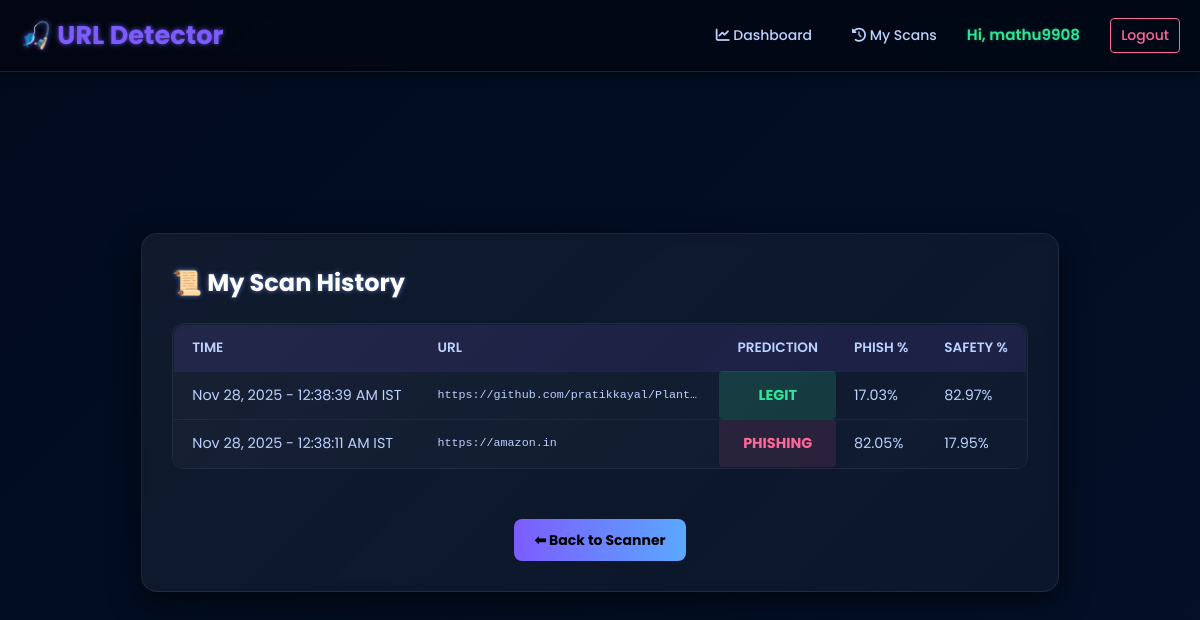
The app's page /history (signed in) with its own data.
### src/models.py (models this page shows, shortened)
class User(Base):
    __tablename__ = 'users'
    id = Column(Integer, primary_key=True)
    username = Column(String(64), unique=True, nullable=False)
    email = Column(String(120), unique=True, nullable=False)
    password_hash = Column(String(128))
    is_admin = Column(Boolean, default=False)
    reset_otp = Column(String(6), nullable=True, default=None)
    otp_expiry = Column(DateTime, nullable=True, default=None)
    logs = relationship("URLLog", back_populates="user")

class URLLog(Base):
    __tablename__ = 'url_logs'
    id = Column(Integer, primary_key=True)
    user_id = Column(Integer, ForeignKey('users.id'), nullable=True)
    url = Column(String(512), nullable=False)
    timestamp = Column(DateTime, default=lambda: datetime.now(timezone.utc))
    prediction = Column(String(16))
    prob_phishing = Column(Float)
    safety_score = Column(Float)
    features = Column(String)
    user = relationship("User", back_populates="logs")

### src/app.py (the view)
@app.route("/history")
@login_required
def history():
    db = Session()
    logs = db.query(URLLog).filter(URLLog.user_id==current_user.id).order_by(URLLog.timestamp.desc()).all()
    db.close()
    return render_template("history.html", logs=logs)

### src/app.py (called while the page is built)
@login_manager.user_loader
def load_user(user_id):
    db = Session()
    u = db.query(User).get(int(user_id))
    db.close()
    return FlaskUser(u) if u else None

@app.teardown_appcontext
def shutdown_session(exception=None):
    Session.remove()

@app.template_filter('ist_time')
def format_datetime_to_ist(utc_dt):
    if utc_dt is None:
        return ""
    if utc_dt.tzinfo is None:
        utc_dt = utc_dt.replace(tzinfo=timezone.utc)
    ist_dt = utc_dt.astimezone(IST_TIMEZONE)
    return ist_dt.strftime('%b %d, %Y - %I:%M:%S %p IST')

### src/templates/history.html (shortened to what this page needs)
{% extends "base.html" %}
{% block content %}
<link rel="stylesheet" href="{{url_for('static',filename='css/hist.css') }}">
<div class="wrap" style=" display: block;">
    <div class="card" style="width: 100%; max-width: none;">
        <h1>📜 My Scan History</h1>
        {% if logs %}
        <div class="table-container">
            <table>
                <thead>
                    <tr>
                        <th>Time</th>
                        <th>URL</th>
                        <th>Prediction</th>
                        <th>Phish %</th>
                        <th>Safety %</th>
                    </tr>
                </thead>
                <tbody>
                    {% for row in logs %}
                    <tr>
                        <td>{{ row.timestamp | ist_time }}</td>
                        <td class="url">{{ row.url | truncate(70, True) }}</td>
                        {% if row.prediction == "legit" %}
                        <td class="status safe">LEGIT</td>
                        {% else %}
                        <td class="status danger">PHISHING</td>
                        {% endif %}
                        <td>{{ "%.2f"|format(row.prob_phishing * 100) }}%</td>
                        <td>{{ "%.2f"|format(row.safety_score) }}%</td>
                    </tr>
                    {% endfor %}
                </tbody>
            </table>
        </div>
        {% else %}
        <p class="no-data-msg">No scan history found. Scan a URL on the home page!</p>
        {% endif %}
        <center style="margin-top: 30px;">
            <a class="back-btn" href="{{ url_for('index') }}">⬅ Back to Scanner</a>
        </center>
    </div>
</div>
{% endblock %}

### src/templates/base.html (shortened to what this page needs)
<!DOCTYPE html>
<html lang="en">
<head>
    <link rel="stylesheet" href="{{ url_for('static', filename='css/styles.css') }}">
    <link rel="stylesheet" href="{{ url_for('static', filename='css/navbar.css') }}">
    <link rel="stylesheet" href="{{ url_for('static', filename='css/adusr.css') }}">
</head>
    <link rel="stylesheet" href="https://cdnjs.cloudflare.com/ajax/libs/font-awesome/6.0.0-beta3/css/all.min.css">
</head>
<body>
    <nav class="navbar">
        <div class="navbar-brand">
            <a href="{{ url_for('index') }}">🎣 URL Detector</a>
        </div>
        <div class="navbar-links">
            <a href="{{ url_for('dashboard') }}"><i class="fas fa-chart-line"></i> Dashboard</a>
            <a href="{{ url_for('history') }}"><i class="fas fa-history"></i> My Scans</a>
            {% if current_user.is_authenticated %}
                <span class="user-greeting">
                    Hi, {{ current_user.username }}
                </span>
                <a href="{{ url_for('logout') }}" class="btn-logout">Logout</a>
            {% else %}
                <a href="{{ url_for('login') }}" class="btn-login">Login</a>
                <a href="{{ url_for('register') }}" class="btn-register">Register</a>
            {% endif %}
        </div>
    </nav>
    <div class="content-wrapper">
    {% from "macros.html" import render_flashes %}
        {% block content %} {% endblock %}
    </div>
</body>
</html>

### src/static/css/styles.css (style rules this page uses)
:root { --bg: #0f1020; --card: rgba(255, 255, 255, 0.04); --cards: rgba(255, 255, 255, 0.355); --accent: #7c5cff; --legit-color: #30e698; --phishing-color: #ff6699; --glass: rgba(255, 255, 255, 0.06); --text-color: #e9eef8; --light-text: #bcd2ff; }
* { box-sizing: border-box; margin: 0; padding: 0; }
body { background: linear-gradient(135deg, #020b1e 0%, #041028 100%); color: var(--text-color); font-family: "Poppins", sans-serif; line-height: 1.6; min-height: 100vh; display: flex; flex-direction: column; align-items: center; justify-content: center; }
a { color: var(--light-text); text-decoration: none; transition: color 0.2s, text-shadow 0.2s; font-size: 14px; }
.wrap { display: flex; justify-content: center; align-items: center; gap: 24px; padding: 20px; width: 100%; max-width: 1100px; margin: 0 auto; flex-wrap: wrap; }
h1 { margin: 0 0 14px 0; font-size: 24px; color: #fff; text-shadow: 0 0 5px rgba(122, 167, 255, 0.6); text-align: left; }
.card { background: linear-gradient(135deg, rgba(255, 255, 255, 0.06), rgba(255, 255, 255, 0.03)); padding: 30px; border-radius: 16px; margin: 0; box-shadow: 0 10px 30px rgba(0, 0, 0, 0.6); border: 1px solid rgba(255, 255, 255, 0.08); backdrop-filter: blur(5px); flex-grow: 1; max-width: 500px; min-width: 300px; }

### src/static/css/navbar.css (style rules this page uses)
:root { --accent: #7c5cff; --legit-color: #30e698; --phishing-color: #ff6699; --text-color: #e9eef8; --light-text: #bcd2ff; --bg: #0f1020; --glass: rgba(255, 255, 255, 0.06); }
.navbar { position: fixed; top: 0; left: 0; width: 100%; background: rgba(0, 0, 0, 0.4); backdrop-filter: blur(8px); box-shadow: 0 4px 10px rgba(0, 0, 0, 0.4); padding: 15px 20px; display: flex; justify-content: space-between; align-items: center; z-index: 1000; border-bottom: 1px solid rgba(255, 255, 255, 0.1); }
.navbar-brand a { color: var(--accent); font-size: 1.6em; font-weight: 700; text-shadow: 0 0 5px rgba(124, 92, 255, 0.8); }
.navbar-links { display: flex; align-items: center; gap: 20px; }
.navbar-links a { color: var(--light-text); padding: 5px 10px; border-radius: 4px; transition: all 0.2s; font-weight: 500; }
.navbar-links .user-greeting { color: var(--legit-color); font-weight: 600; margin-right: 10px; font-size: 0.95em; text-shadow: 0 0 3px rgba(48, 230, 152, 0.3); }
.btn-logout { color: var(--phishing-color) !important; border: 1px solid var(--phishing-color); background-color: transparent !important; padding: 5px 10px !important; }

### src/static/css/adusr.css (style rules this page uses)
:root { --bg: #0f1020; --card: rgba(255, 255, 255, 0.04); --accent: #7c5cff; --legit-color: #30e698; --phishing-color: #ff6699; --light-text: #bcd2ff; --table-header: rgba(255, 255, 255, 0.08); }
table { width: 100%; border-collapse: collapse; background: linear-gradient(135deg, rgba(255, 255, 255, 0.03), rgba(255, 255, 255, 0.01)); border-radius: 12px; overflow: hidden; box-shadow: 0 8px 20px rgba(0, 0, 0, 0.5); border: 1px solid rgba(255, 255, 255, 0.06); }
thead { background-color: var(--table-header); }
th { padding: 15px 12px; text-align: left; color: #fff; font-weight: 600; text-transform: uppercase; font-size: 0.85em; border-bottom: 1px solid rgba(255, 255, 255, 0.1); }
td { padding: 12px; text-align: left; color: var(--light-text); font-size: 0.9em; border-bottom: 1px solid rgba(255, 255, 255, 0.05); }
tbody tr:last-child td { border-bottom: none; }

### records on screen
User: username "mathu9908"
URLLog: timestamp|ist_time "Nov 28, 2025 - 12:38:39 AM IST", url "https://github.com/pratikkayal/Plant…", prediction "LEGIT", row.prob_phishing*100 "17.03", safety_score "82.97"
URLLog: timestamp|ist_time "Nov 28, 2025 - 12:38:11 AM IST", url "https://amazon.in", prediction "PHISHING", row.prob_phishing*100 "82.05", safety_score "17.95"
